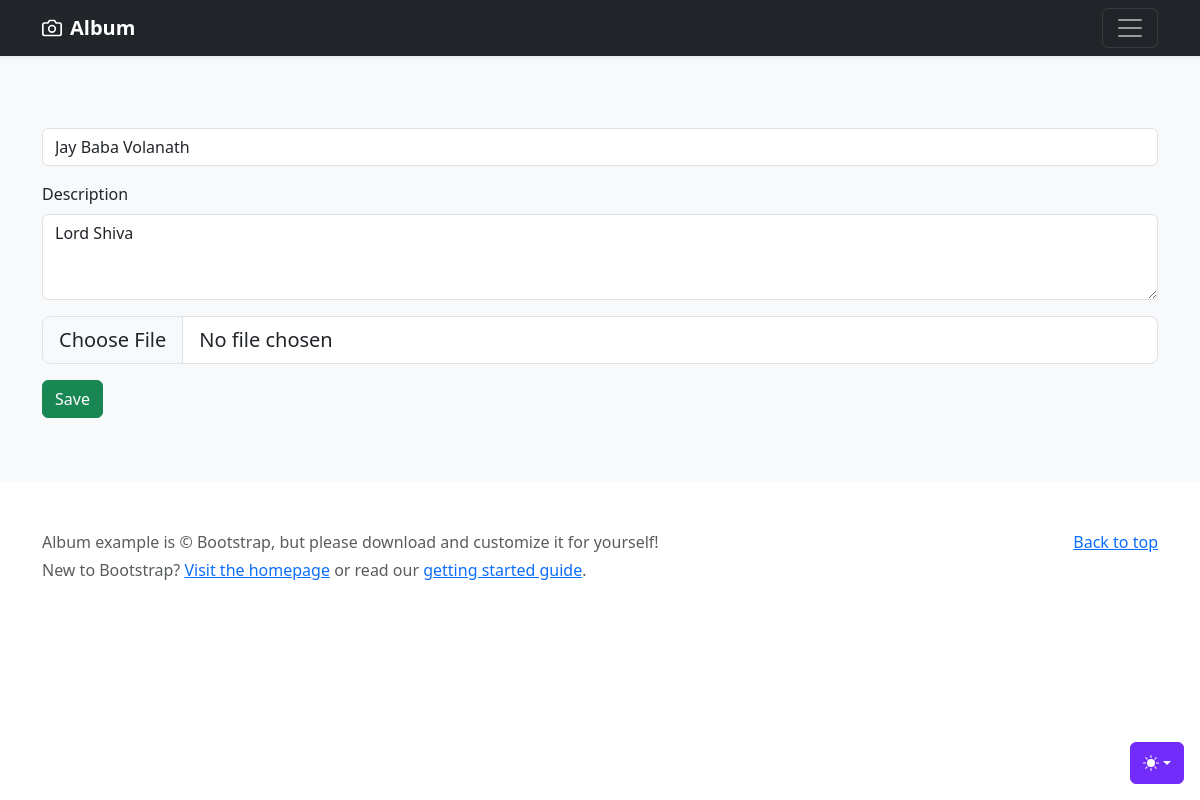
Page /11/update/ (signed in) on the earlier database version.
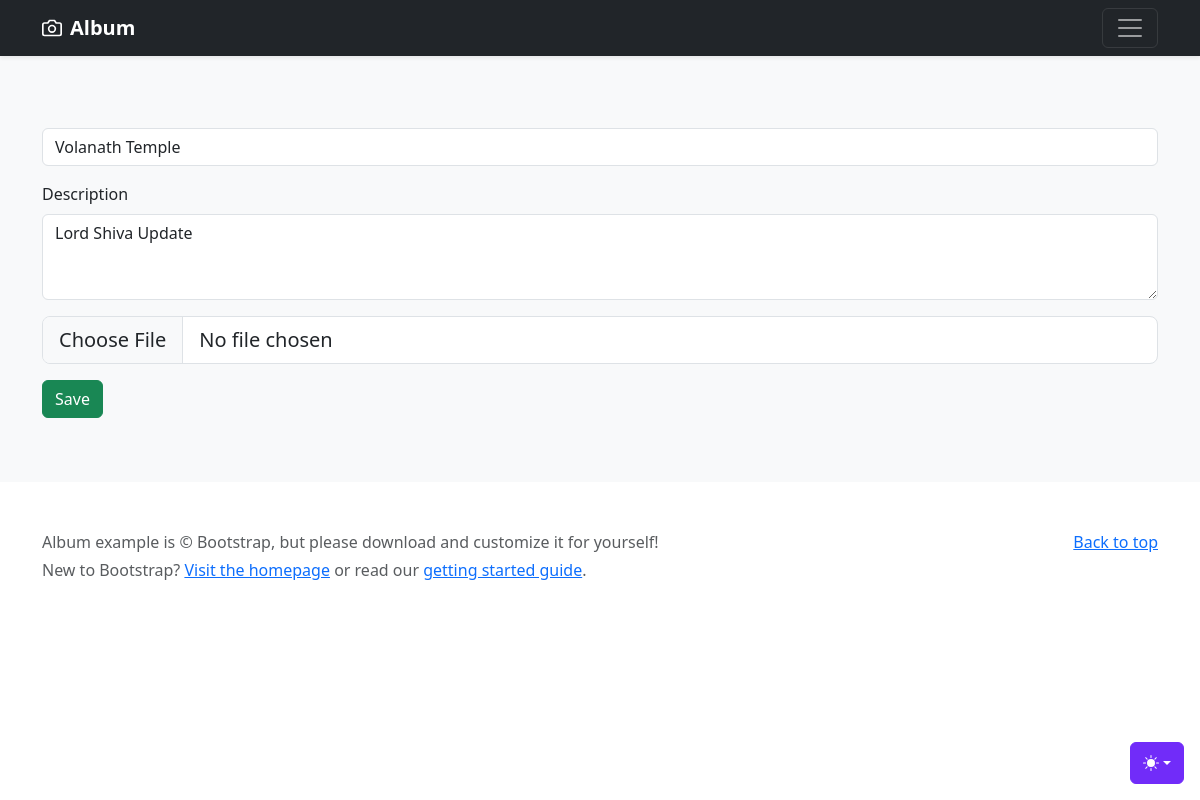
Same page on the later database version.
### albumview/models.py (models this page shows, shortened)
class album(models.Model):
    title=models.CharField(max_length=50)
    description=models.TextField(max_length=256)
    image=CloudinaryField('image',use_filename=True,
                        unique_filename=True,
                        folder='myalbum/photo')
    created_at=models.DateTimeField(auto_now_add=True)

### albumview/views.py (the view, shortened to what this page needs)
# urls.py: path('<int:id>/update/',Update.as_view(),name='update'),
class Update(LoginRequiredMixin, UpdateView):
    template_name='album/edit.html'
    form_class=AlbumForm
    def get_object(self):
        id=self.kwargs.get('id')
        return get_object_or_404(album,id=id)

### albumview/forms.py
class AlbumForm(forms.ModelForm):
    class Meta:
        model=album
        fields=['title','description','image']

### template/album/edit.html (shortened to what this page needs)
{% load static %}
<!doctype html>
<html lang="en" data-bs-theme="auto">
<head>
    <link rel="stylesheet" href="https://cdn.jsdelivr.net/npm/@docsearch/css@3">
    <link href="{% static 'dist/css/bootstrap.min.css' %}" rel="stylesheet">
</head>
<body>
    <div class="dropdown position-fixed bottom-0 end-0 mb-3 me-3 bd-mode-toggle">
        <button class="btn btn-bd-primary py-2 dropdown-toggle d-flex align-items-center" id="bd-theme" type="button"
            aria-expanded="false" data-bs-toggle="dropdown" aria-label="Toggle theme (auto)">
            <svg class="bi my-1 theme-icon-active" width="1em" height="1em">
                <use href="#circle-half"></use>
            </svg>
        </button>
    </div>
    <header data-bs-theme="dark">
        <div class="navbar navbar-dark bg-dark shadow-sm">
            <div class="container">
                <a href="{% url 'index'%}" class="navbar-brand d-flex align-items-center">
                    <strong>Album</strong>
                </a>
                <button class="navbar-toggler" type="button" data-bs-toggle="collapse" data-bs-target="#navbarHeader"
                    aria-controls="navbarHeader" aria-expanded="false" aria-label="Toggle navigation">
                    <span class="navbar-toggler-icon"></span>
                </button>
            </div>
        </div>
    </header>
    <main>
        <div class="album py-5 bg-body-tertiary">
            <div class="container">
                <form action="" method="post" enctype="multipart/form-data">
                    <div class="mb-3">
                        <input type="text" name="title" class="form-control" value="{{object.title}}"
                            id="exampleFormControlInput1">
                    </div>
                    <div class="mb-3">
                        <label for="exampleFormControlTextarea1" class="form-label">Description</label>
                        <textarea class="form-control" name="description" id="exampleFormControlTextarea1"
                            rows="3">{{object.description}}</textarea>
                    </div>
                    <div>
                        <input class="form-control form-control-lg" name="image" id="formFileLg" type="file">
                    </div>
                    <button type="submit" class="btn btn-success my-3">Save</button>
                </form>
            </div>
        </div>
    </main>
    <footer class="text-body-secondary py-5">
        <div class="container">
            <p class="float-end mb-1">
                <a href="#">Back to top</a>
            </p>
            <p class="mb-1">Album example is &copy; Bootstrap, but please download and customize it for yourself!</p>
            <p class="mb-0">New to Bootstrap? <a href="/">Visit the homepage</a> or read our <a
                    href="../getting-started/introduction/">getting started guide</a>.</p>
        </div>
    </footer>
</body>
</html>

### template/album/edit.html (style rules this page uses)
.bi { vertical-align: -.125em; fill: currentColor; }
.btn-bd-primary { --bd-violet-bg: #712cf9; --bd-violet-rgb: 112.520718, 44.062154, 249.437846; --bs-btn-font-weight: 600; --bs-btn-color: var(--bs-white); --bs-btn-bg: var(--bd-violet-bg); --bs-btn-border-color: var(--bd-violet-bg); --bs-btn-hover-color: var(--bs-white); --bs-btn-hover-bg: #6528e0; --bs-btn-hover-border-color: #6528e0; --bs-btn-focus-shadow-rgb: var(--bd-violet-rgb); --bs-btn-active-color: var(--bs-btn-hover-color); --bs-btn-active-bg: #5a23c8; --bs-btn-active-border-color: #5a23c8; }
.bd-mode-toggle { z-index: 1500; }

Differences in the rows shown:
changed album: title "Jay Baba Volanath" → "Volanath Temple"; description "Lord Shiva" → "Lord Shiva Update"
